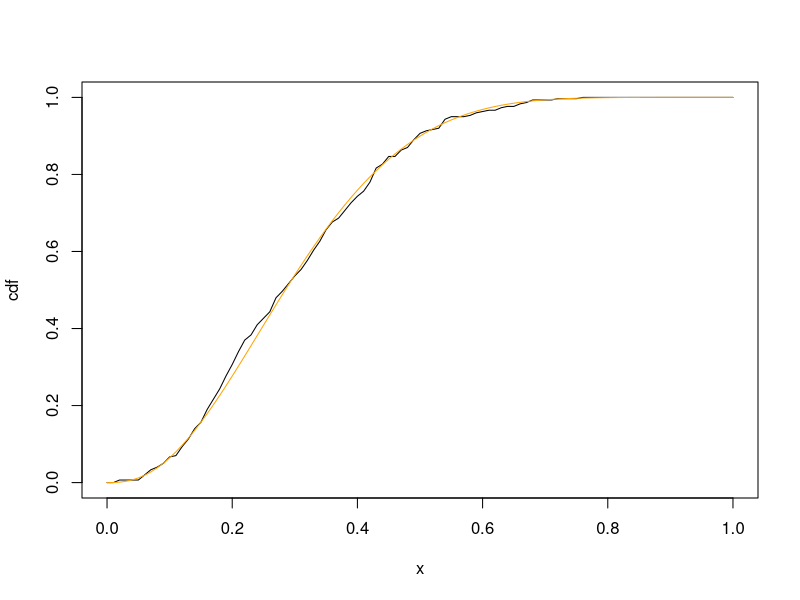
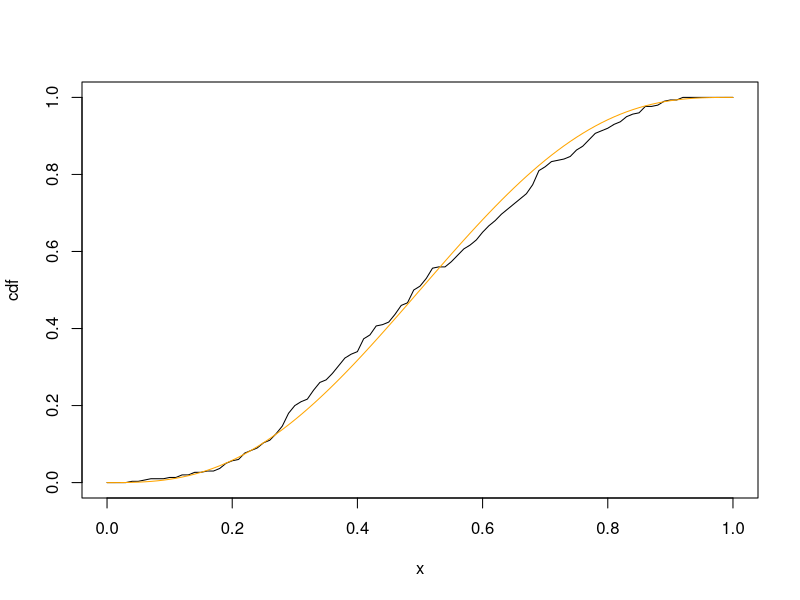

Generate these figures, in order, with R: (Note: this script raises an error after producing the figures.)
## ---- chunk 1
tmax <- (2.7 - 1)/(2.7 + 6.3 - 2)
dbeta(tmax, 2.7, 6.3)
## ---- chunk 2
my_rbeta <- function(n, a, b){
  
  if(a <= 1 || b <= 1){
    stop("Acceptance-rejection sampling for the beta distribution requires a,b > 1")
  }
  
  tmax <- (a - 1)/(a + b - 2)
  c <- dbeta(tmax, a, b)
  
  x <- rep(NA, n)
  k <- 0 # number of acceptances
  while(k < n){
    y <- runif(1)
    u <- runif(1)
    if(u < dbeta(y, a, b)/c){
      k <- k + 1
      x[k] <- y
    }
  }
  return(x)
}
## ---- chunk 3
gridpts <- seq(0, 1, 0.01)

x <- my_rbeta(300, 2.7, 6.3)
plot(gridpts, ecdf(x)(gridpts), type="l", xlab="x", ylab="cdf")
lines(gridpts, pbeta(gridpts, 2.7, 6.3), type="l", col="orange")
## ---- chunk 4
gridpts <- seq(0, 1, 0.01)

x <- my_rbeta(300, 3, 3)
plot(gridpts, ecdf(x)(gridpts), type="l", xlab="x", ylab="cdf")
lines(gridpts, pbeta(gridpts, 3, 3), type="l", col="orange")
## ---- chunk 5
my_sqrt <- function(x){
  if(x < 0){
    stop("The square root of a negative number is complex")
  }
  
  x^(1/2)
}

my_sqrt(4)
my_sqrt(-4)
## ---- chunk 6
x <- my_rbeta(10, 0.5, 2)
